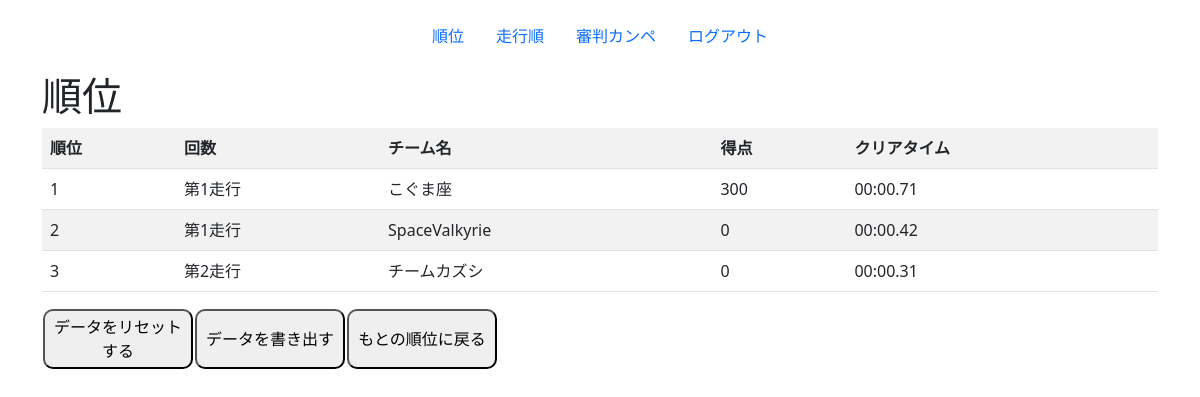
The app's page /rank2 (signed in) with its own data.
### score/models.py (models this page shows, shortened)
class Score(models.Model):
  run = models.OneToOneField("score.Run",on_delete=models.CASCADE,unique=True,null=True)
  m1_score = models.IntegerField(default=0,blank=False)
  m2_score = models.IntegerField(default=0,blank=False)
  m2h_score = models.IntegerField(default=0,blank=False)
  m3_score = models.IntegerField(default=0,blank=False)
  m3h_score = models.IntegerField(default=0,blank=False)
  m4_score = models.IntegerField(default=0,blank=False)
  m4h_score = models.IntegerField(default=0,blank=False)
  m5_score = models.IntegerField(default=0,blank=False)
  m6_score = models.IntegerField(default=0,blank=False)
  m6h_score = models.IntegerField(default=0,blank=False)
  m7_score = models.IntegerField(default=0,blank=False)
  bonus1_score = models.IntegerField(default=0,blank=False)
  bonus2_score = models.IntegerField(default=0,blank=False)
  total = models.IntegerField(default=0,blank=False)

class Run(models.Model):
  order = models.IntegerField(blank=False,null=False,unique=True, primary_key=True)
  team = models.CharField( max_length=50,blank=False,choices=TeamChoices.choices)
  run = models.CharField(max_length=50,blank=False,choices=RunChoices.choices)
  status = models.CharField(max_length=50,blank=False,choices=StatusChoices.choices)
  rank = models.IntegerField(blank=True,null=True)

class Count(models.Model):
  CountChoices = [
        (0,0),
        (1,1),
        (2,2),
        (3,3)
  ]
  run = models.OneToOneField("score.Run", on_delete=models.CASCADE,blank=True,unique=True,null=True)
  m1_count = models.IntegerField(default=0,choices=CountChoices,blank=False)
  m2_count =  models.IntegerField(default=0,choices=CountChoices,blank=False)
  m2h_count = models.IntegerField(default=0,choices=CountChoices,blank=False)
  m3_count = models.IntegerField(default=0,choices=CountChoices,blank=False)
  m3h_count = models.IntegerField(default=0,choices=CountChoices,blank=False)
  m4_count = models.IntegerField(default=0,choices=CountChoices,blank=False)
  m4h_count = models.IntegerField(default=0,choices=CountChoices,blank=False)
  m5_count = models.BooleanField(default=False)
  m6_count = models.IntegerField(default=0,choices=CountChoices,blank=False)
  m6h_count = models.IntegerField(default=0,choices=CountChoices,blank=False)
  m7_count = models.BooleanField(default=False)
  bonus1_count = models.IntegerField(default=0,choices=CountChoices,blank=False)
  bonus2_count = models.BooleanField(default=False)
  perfect = models.BooleanField(default=False)
  clear_time = models.CharField(max_length=8,default="00:00:00")
  sign = models.ImageField(upload_to='media',blank=True,null=True)

### score/views.py (the view)
# urls.py: path('rank2',views.Rank2.as_view(),name='rank2'),
class Rank2(TemplateView):
  Model = Run
  template_name = 'score/rank2.html'
  def get_context_data(self, **kwargs):
    rank_list = self.remove_double()
    context = super().get_context_data(**kwargs)
    context.update({
      'rank_list':rank_list,
    })
    return context
  def remove_double(self, **kwargs):
    teams = Run.objects.all()
    d_TEAMS =[]
    TEAMS =[]
    for i in teams:
      d_TEAMS.append(i.team)
    TEAMS = set(d_TEAMS)
    rank_list =[]
    scores = Score.objects.select_related("run").order_by("-total","run__count__clear_time")
    for team_name in TEAMS:
      team = scores.filter(run__team=team_name)
      if team.count() == 0:
        continue
      elif team.count() == 1:
        rank_list.append([team[0],team[0].total,team[0].run.count.clear_time])
      elif team.count() == 2:
        if team[0].total >= team[1].total:
          rank_list.append([team[0],team[0].total,team[0].run.count.clear_time])
        else:
          rank_list.append([team[1],team[1].total,team[1].run.count.clear_time])
    sorted_data = sorted(rank_list,key=itemgetter(1), reverse=True)
    sorted(sorted_data,key=itemgetter(2))
    return sorted_data

### score/templates/score/rank2.html (shortened to what this page needs)
<!DOCTYPE html>
{% extends 'base.html' %}
{% load static %}
{% load widget_tweaks %}
{% block contents %}
{% include 'header.html' %}
<div class="container">
  <h1>順位</h1>
<table class ="table table-hover table table-striped" >
  <tr>
    <th>順位</th>
    <th>回数</th>
    <th>チーム名</th>
    <th>得点</th>
    <th>クリアタイム</th>
  </tr>
  {% for item in rank_list  %}
  <tr>
    <td>
      {{forloop.counter}}
    </td>
    <td>
      {{item.0.run.run}}
    </td>
    <td>
      {{item.0.run.team}}
    </td>
    <td>
      {{item.1}}
    </td>
    <td>
      {{item.2}}
    </td>
  </tr>
  {% endfor %}
</table>
<table>
  <tr>
    {% if request.user.is_authenticated %}
    <td>
      <form action="{% url 'reset_data' %}" method="GET">
        <button type="submit" style ="width:150px; height:60px; border-radius:10px;">データをリセットする</button>
      </form>
    </td>
    <td>
      <form action="{% url 'export_data_all' %}" method="GET">
        <button type="submit" style ="width:150px; height:60px; border-radius:10px;">データを書き出す</button>
      </form>
    </td>
    {% endif %}
    <td>
      <form action="{% url 'rank' %}" method="GET">
        <button type="submit" style ="width:150px; height:60px; border-radius:10px;">もとの順位に戻る</button>
      </form>
    </td>
  </tr>
</table>
</div>
{% endblock %}

### records on screen
Score: run.run "第1走行", run.team "こぐま座", item "300", clear_time "00:00.71"
Score: run.run "第1走行", run.team "SpaceValkyrie", item "0", clear_time "00:00.42"
Score: run.run "第2走行", run.team "チームカズシ", item "0", clear_time "00:00.31"
